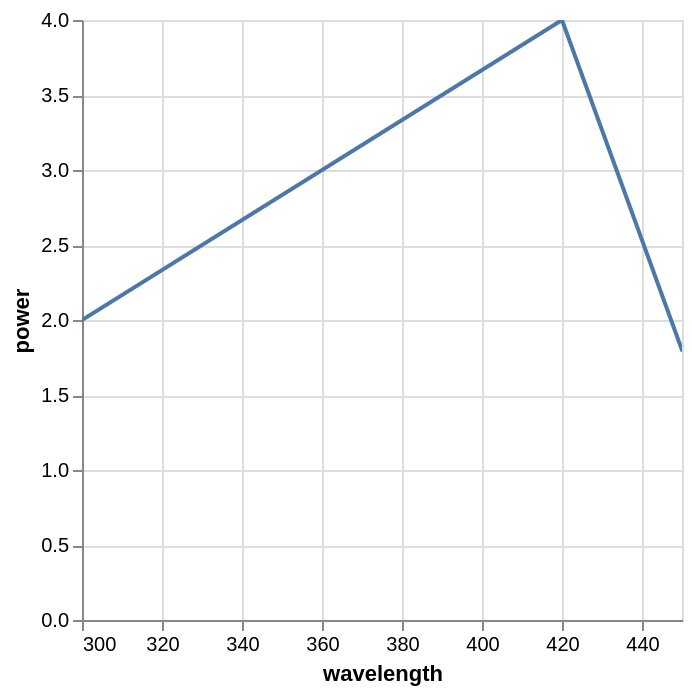

Here is the Vega-Lite specification saved for this chart:
### Vega-Lite specification from a JSON file in a GitHub repository (floating-point values rounded to 4 significant figures)
{"$schema": "https://vega.github.io/schema/vega-lite/v3.json", "data": {"values": [{"wavelength": 250, "power": 1}, {"wavelength": 300, "power": 2}, {"wavelength": 420, "power": 4}, {"wavelength": 450, "power": 1.8}, {"wavelength": 500, "power": 1.1}]}, "mark": {"type": "line", "clip": true}, "encoding": {"x": {"field": "wavelength", "type": "quantitative", "scale": {"domain": [300, 450]}}, "y": {"field": "power", "type": "quantitative"}}}
